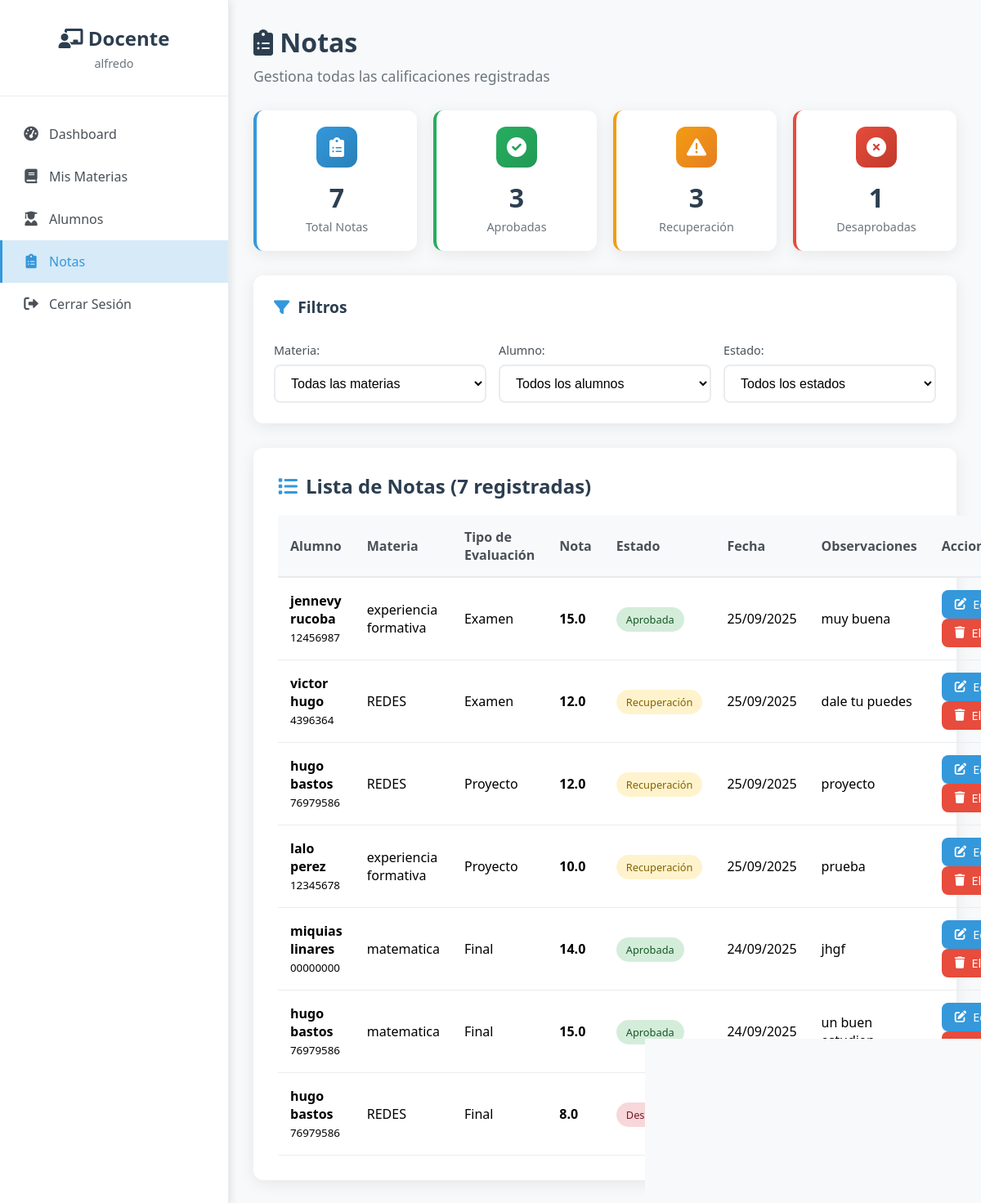
/docente/ver_notas (signed in), run on the app's committed database.
### app.py (models this page shows)
class Nota(db.Model):
    id = db.Column(db.Integer, primary_key=True)
    alumno_id = db.Column(db.Integer, db.ForeignKey('alumno.id'), nullable=False)
    materia_id = db.Column(db.Integer, db.ForeignKey('materia.id'), nullable=False)
    nota = db.Column(db.Float, nullable=False)
    tipo_evaluacion = db.Column(db.String(50), nullable=False)  # 'parcial', 'final', 'trabajo', etc.
    fecha = db.Column(db.DateTime, default=datetime.utcnow)
    observaciones = db.Column(db.Text)
    alumno = db.relationship('Alumno', backref=db.backref('notas', lazy=True))
    materia = db.relationship('Materia', backref=db.backref('notas', lazy=True))

class Alumno(db.Model):
    id = db.Column(db.Integer, primary_key=True)
    dni = db.Column(db.String(20), unique=True, nullable=False)
    nombre = db.Column(db.String(100), nullable=False)
    apellido = db.Column(db.String(100), nullable=False)
    email = db.Column(db.String(120))
    telefono = db.Column(db.String(20))
    fecha_nacimiento = db.Column(db.Date)
    ciclo = db.Column(db.String(20), nullable=False)  # primero, segundo, tercero, cuarto, quinto, sexto
    fecha_registro = db.Column(db.DateTime, default=datetime.utcnow)
    usuario_id = db.Column(db.Integer, db.ForeignKey('usuario.id'), nullable=True)  # Relación con Usuario
    usuario = db.relationship('Usuario', backref=db.backref('alumno', uselist=False))

class Materia(db.Model):
    id = db.Column(db.Integer, primary_key=True)
    nombre = db.Column(db.String(100), nullable=False)
    codigo = db.Column(db.String(20), unique=True, nullable=False)
    docente_id = db.Column(db.Integer, db.ForeignKey('usuario.id'), nullable=False)
    docente = db.relationship('Usuario', backref=db.backref('materias', lazy=True))

### app.py (the view)
@app.route('/docente/ver_notas')
def docente_ver_notas():
    if not session.get('user_id') or session.get('tipo') != 'docente':
        return redirect(url_for('login'))
    docente_id = session['user_id']
    alumno_id = request.args.get('alumno_id')
    query = db.session.query(Nota, Alumno, Materia).join(Alumno).join(Materia).filter(Materia.docente_id == docente_id)
    if alumno_id:
        query = query.filter(Nota.alumno_id == alumno_id)
    notas = query.order_by(Nota.fecha.desc()).all()
    total_notas = len(notas)
    notas_aprobadas = len([nota for nota, alumno, materia in notas if nota.nota >= 13])
    notas_recuperacion = len([nota for nota, alumno, materia in notas if 10 <= nota.nota < 13])
    notas_desaprobadas = len([nota for nota, alumno, materia in notas if nota.nota < 10])
    materias = Materia.query.filter_by(docente_id=docente_id).all()
    alumnos = Alumno.query.all()
    alumno_seleccionado = None
    if alumno_id:
        alumno_seleccionado = Alumno.query.get(alumno_id)
    return render_template('docente/ver_notas_moderno.html',
                         notas=notas,
                         total_notas=total_notas,
                         notas_aprobadas=notas_aprobadas,
                         notas_recuperacion=notas_recuperacion,
                         notas_desaprobadas=notas_desaprobadas,
                         materias=materias,
                         alumnos=alumnos,
                         alumno_seleccionado=alumno_seleccionado,
                         alumno_id_filtro=alumno_id)

### app.py (called while the page is built)
@app.context_processor
def inject_flash_cleanup():
    return {
        'clear_flash_messages': clear_flash_messages,
        'convertir_ciclo_a_texto': convertir_ciclo_a_texto
    }

### templates/docente/ver_notas_moderno.html (shortened to what this page needs)
<!DOCTYPE html>
<html lang="es">
<head>
    <link href="https://cdnjs.cloudflare.com/ajax/libs/font-awesome/6.0.0/css/all.min.css" rel="stylesheet">
</head>
<body>
    <div class="docente-dashboard">
        <div class="sidebar">
            <div class="sidebar-header">
                <h2><i class="fas fa-chalkboard-teacher"></i> Docente</h2>
                <p>{{ session.nombre if session.nombre else session.username }}</p>
            </div>
            <nav class="sidebar-nav">
                <a href="{{ url_for('docente_dashboard') }}" class="nav-item">
                    <i class="fas fa-tachometer-alt"></i> Dashboard
                </a>
                <a href="{{ url_for('docente_ver_materias') }}" class="nav-item">
                    <i class="fas fa-book"></i> Mis Materias
                </a>
                <a href="{{ url_for('docente_ver_alumnos') }}" class="nav-item">
                    <i class="fas fa-user-graduate"></i> Alumnos
                </a>
                <a href="{{ url_for('docente_ver_notas') }}" class="nav-item active">
                    <i class="fas fa-clipboard-list"></i> Notas
                </a>
                <a href="{{ url_for('logout') }}" class="nav-item">
                    <i class="fas fa-sign-out-alt"></i> Cerrar Sesión
                </a>
            </nav>
        </div>
        <div class="main-content">
            <div class="page-header">
                <h1><i class="fas fa-clipboard-list"></i> Notas</h1>
                {% if alumno_seleccionado %}
                    <p>Calificaciones de <strong>{{ alumno_seleccionado.nombre }} {{ alumno_seleccionado.apellido }}</strong> ({{ alumno_seleccionado.dni }})</p>
                {% else %}
                    <p>Gestiona todas las calificaciones registradas</p>
                {% endif %}
            </div>
            <div class="stats-cards">
                <div class="stat-card total">
                    <div class="stat-card-icon total">
                        <i class="fas fa-clipboard-list"></i>
                    </div>
                    <div class="stat-card-number">{{ total_notas if total_notas else 0 }}</div>
                    <div class="stat-card-label">Total Notas</div>
                </div>
                <div class="stat-card aprobadas">
                    <div class="stat-card-icon aprobadas">
                        <i class="fas fa-check-circle"></i>
                    </div>
                    <div class="stat-card-number">{{ notas_aprobadas if notas_aprobadas else 0 }}</div>
                    <div class="stat-card-label">Aprobadas</div>
                </div>
                <div class="stat-card recuperacion">
                    <div class="stat-card-icon recuperacion">
                        <i class="fas fa-exclamation-triangle"></i>
                    </div>
                    <div class="stat-card-number">{{ notas_recuperacion if notas_recuperacion else 0 }}</div>
                    <div class="stat-card-label">Recuperación</div>
                </div>
                <div class="stat-card desaprobadas">
                    <div class="stat-card-icon desaprobadas">
                        <i class="fas fa-times-circle"></i>
                    </div>
                    <div class="stat-card-number">{{ notas_desaprobadas if notas_desaprobadas else 0 }}</div>
                    <div class="stat-card-label">Desaprobadas</div>
                </div>
            </div>
            <div class="filters-section">
                <div style="display: flex; justify-content: space-between; align-items: center; margin-bottom: 15px;">
                    <h3><i class="fas fa-filter"></i> Filtros</h3>
                </div>
                <div class="filters-grid">
                    <div class="filter-group">
                        <label class="filter-label">Materia:</label>
                        <select class="filter-select" id="filterMateria">
                            <option value="">Todas las materias</option>
                        </select>
                    </div>
                    <div class="filter-group">
                        <label class="filter-label">Alumno:</label>
                        <select class="filter-select" id="filterAlumno">
                            <option value="">Todos los alumnos</option>
                        </select>
                    </div>
                    <div class="filter-group">
                        <label class="filter-label">Estado:</label>
                        <select class="filter-select" id="filterEstado">
                            <option value="">Todos los estados</option>
                        </select>
                    </div>
                </div>
            </div>
            <div class="notas-section">
                {% if alumno_seleccionado %}
                    <h2><i class="fas fa-list"></i> Notas de {{ alumno_seleccionado.nombre }} {{ alumno_seleccionado.apellido }} ({{ total_notas if total_notas else 0 }} registradas)</h2>
                {% else %}
                    <h2><i class="fas fa-list"></i> Lista de Notas ({{ total_notas if total_notas else 0 }} registradas)</h2>
                {% endif %}
                {% if notas %}
                <table class="notas-table" id="notasTable">
                    <thead>
                        <tr>
                            <th>Alumno</th>
                            <th>Materia</th>
                            <th>Tipo de Evaluación</th>
                            <th>Nota</th>
                            <th>Estado</th>
                            <th>Fecha</th>
                            <th>Observaciones</th>
                            <th>Acciones</th>
                        </tr>
                    </thead>
                    <tbody>
                        {% for nota, alumno, materia in notas %}
                        <tr class="nota-row"
                            data-materia="{{ materia.id if materia else '' }}"
                            data-alumno="{{ alumno.id if alumno else '' }}"
                            data-estado="{% if nota.nota >= 13 %}aprobada{% elif nota.nota >= 10 %}recuperacion{% else %}desaprobada{% endif %}">
                            <td>
                                <strong>{{ alumno.nombre }} {{ alumno.apellido }}</strong><br>
                                <small class="text-muted">{{ alumno.dni }}</small>
                            </td>
                            <td>{{ materia.nombre if materia else 'Materia eliminada' }}</td>
                            <td>{{ nota.tipo_evaluacion }}</td>
                            <td><strong>{{ nota.nota }}</strong></td>
                            <td>
                                {% if nota.nota >= 13 %}
                                    <span class="nota-badge aprobada">Aprobada</span>
                                {% elif nota.nota >= 10 %}
                                    <span class="nota-badge recuperacion">Recuperación</span>
                                {% else %}
                                    <span class="nota-badge desaprobada">Desaprobada</span>
                                {% endif %}
                            </td>
                            <td>{{ nota.fecha.strftime('%d/%m/%Y') if nota.fecha else 'N/A' }}</td>
                            <td>{{ nota.observaciones or '-' }}</td>
                            <td>
                                <a href="{{ url_for('editar_nota', nota_id=nota.id) }}" class="btn btn-primary">
                                    <i class="fas fa-edit"></i> Editar
                                </a>
                                <a href="{{ url_for('eliminar_nota', nota_id=nota.id) }}" class="btn btn-danger"
                                   onclick="return confirm('¿Estás seguro de que quieres eliminar esta nota?')">
                                    <i class="fas fa-trash"></i> Eliminar
                                </a>
                            </td>
                        </tr>
                        {% endfor %}
                    </tbody>
                </table>
                {% endif %}
            </div>
        </div>
    </div>
</body>
</html>

### data on the page
Nota: nombre "jennevy", apellido "rucoba", dni "12456987", nombre "experiencia formativa", tipo_evaluacion "Examen", nota "15.0", shows "Aprobada", fecha "25/09/2025", observaciones "muy buena"
Nota: nombre "victor", apellido "hugo", dni "4396364", nombre "REDES", tipo_evaluacion "Examen", nota "12.0", shows "Recuperación", fecha "25/09/2025", observaciones "dale tu puedes"
Nota: nombre "hugo", apellido "bastos", dni "76979586", nombre "REDES", tipo_evaluacion "Proyecto", nota "12.0", shows "Recuperación", fecha "25/09/2025", observaciones "proyecto"
Nota: nombre "lalo", apellido "perez", dni "12345678", nombre "experiencia formativa", tipo_evaluacion "Proyecto", nota "10.0", shows "Recuperación", fecha "25/09/2025", observaciones "prueba"
Nota: nombre "miquias", apellido "linares", dni "00000000", nombre "matematica", tipo_evaluacion "Final", nota "14.0", shows "Aprobada", fecha "24/09/2025", observaciones "jhgf"
Nota: nombre "hugo", apellido "bastos", dni "76979586", nombre "matematica", tipo_evaluacion "Final", nota "15.0", shows "Aprobada", fecha "24/09/2025", observaciones "un buen estudien"
Nota: nombre "hugo", apellido "bastos", dni "76979586", nombre "REDES", tipo_evaluacion "Final", nota "8.0", shows "Desaprobada"

### other printed values
{{ session.nombre if session.nombre else session.username }} "alfredo"
{{ total_notas if total_notas else 0 }} "7"
{{ notas_aprobadas if notas_aprobadas else 0 }} "3"
{{ notas_recuperacion if notas_recuperacion else 0 }} "3"
{{ notas_desaprobadas if notas_desaprobadas else 0 }} "1"
